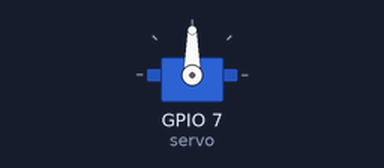
The program below on a simulated ESP32 board running MicroPython. Parts: servo. Servo angles are drawn from the pulse width (0.5 ms = 0°, 2.5 ms = 180°); what the program prints to the serial console is not drawn. At 10.0 s the program stops and its outputs stay as they are.

Above: at 0.05 s.
Timing chart, 0 to 3.0 s (numbered marks = the images above):
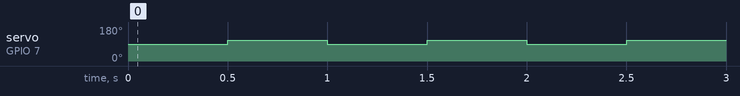

The program:

servo-ex3.py
```python
#　0P01023 -  ピョー　ウェイ　ソー

from machine import PWM, Pin
from time import sleep

SERVO_PIN = 7
FREQ = 50
servo = PWM(Pin(SERVO_PIN), freq = FREQ)
###
def angl_ns(angl_deg) :
    if -90 <= angl_deg <= 90 :
        return int(10**5 * (5 + (angl_deg + 90)/9))
    else :
        raise ValueError("角度の範囲を超えています")
###
def strike(x,y,st,sc) :
    for a in range(sc):
        print( a+1 , "strike")
        for i in (x,y) :
            servo.duty_ns( angl_ns(i) )
            sleep(st/2)

###
try :
    strike(0,20,1,10)
finally:
    servo.deinit()

            
```

Measured:
- by itself, servo on GPIO 7 (servo): alternates 110° for 0.50 s and 90° for 0.50 s, 19 changes in all, then stays 110°
